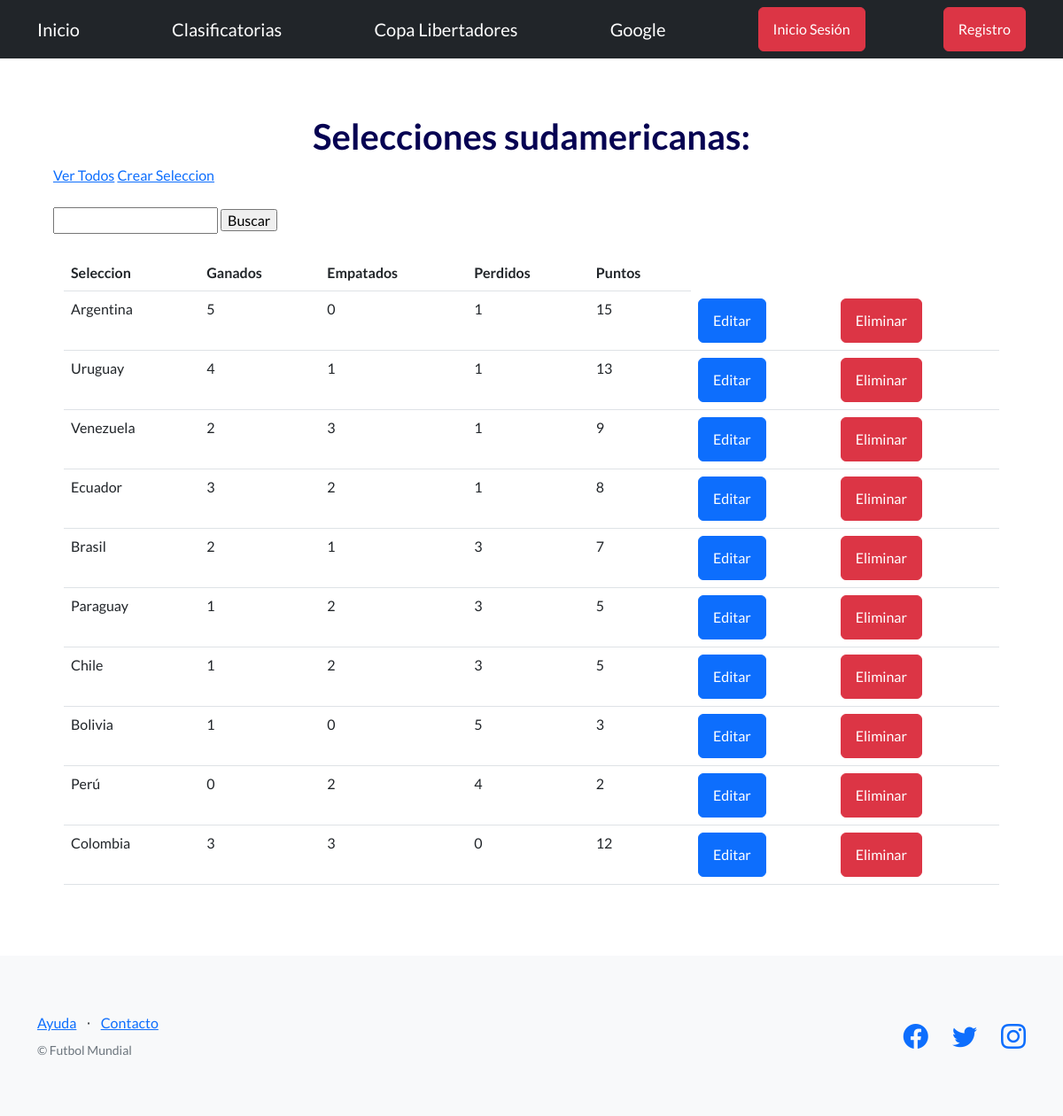
Screenshot of /futbol/selecciones/ with the database file from the repository.
### control/models.py (models this page shows, shortened)
class Clasificatorias(models.Model):
    seleccion=models.CharField(max_length=100)
    ganados=models.IntegerField()
    empatados=models.IntegerField()
    perdidos=models.IntegerField()
    puntos=models.IntegerField()

### control/views.py (the view)
# urls.py: path("selecciones/", selecciones, name="selecciones"),
def selecciones(request):
    contexto = {
        "equipos": Clasificatorias.objects.all(),
    }
    http_response = render(
        request=request,
        template_name='control/lista_selecciones.html',
        context=contexto,
    )
    return http_response

### control/templates/control/lista_selecciones.html (shortened to what this page needs)
{% extends "base.html" %}
{% block contenido %}
<h1 style="color: rgb(6, 2, 82);">
    <div style="text-align: center;">
     Selecciones sudamericanas:
    </div>
</h1>
<a href="{% url 'selecciones' %}">Ver Todos</a>
<a href="{% url 'crear_seleccion' %}">Crear Seleccion</a>
<br><br>
<form action="{% url 'buscar_seleccion' %}" method="post">
  <input type="text" name="busqueda">
  <input type="submit" value="Buscar">
</form>
<br>
<div class="container">
<table class="table">
    <tbody>
      <tr>
        <th>Seleccion</th>
        <th>Ganados</th>
        <th>Empatados</th>
        <th>Perdidos</th>
        <th>Puntos</th>
      </tr>
      {% for equipo in equipos %}
      <tr>
        <td>{{ equipo.seleccion }}</td>
        <td>{{ equipo.ganados }}</td>
        <td>{{ equipo.empatados }}</td>
        <td>{{ equipo.perdidos }}</td>
        <td>{{ equipo.puntos }}</td>
        <td>
            <a class="btn btn-primary" href="{% url 'editar_seleccion' equipo.id %}">Editar</a>
          </td>
        <td>
            <form action="{% url 'eliminar_seleccion' equipo.id %}" method="post">
              <input type="submit" class="btn btn-danger" value="Eliminar"/>
            </form>
          </td>
      </tr>
    {% endfor %}
    </tbody>
  </table>
</div>
{% endblock contenido %}

### templates_base/base.html (shortened to what this page needs)
{% load static %}
<!DOCTYPE html>
<html lang="en">
    <head>
        <link href="https://cdn.jsdelivr.net/npm/bootstrap-icons@1.5.0/font/bootstrap-icons.css" rel="stylesheet" type="text/css" />
        <link href="{% static 'css/styles.css' %}" rel="stylesheet" />
    </head>
    <body>
        <nav class="navbar navbar-dark bg-dark static-top">
            <div class="container">
                    <a class="navbar-brand" href="{% url 'inicio' %}">Inicio</a>
                    <a class="navbar-brand" href="{% url 'selecciones' %}">Clasificatorias</a>
                    <a class="navbar-brand" href="{% url 'copa' %}">Copa Libertadores</a>
                    <a class="navbar-brand" href="https://www.google.com">Google</a>
                    {% if user.is_authenticated %}
                    <a class="btn btn-danger" href="{% url 'logout' %}">Cierre Sesión</a>
                    {% else %}
                    <a class="btn btn-danger" href="{% url 'login' %}">Inicio Sesión</a>
                    <a class="btn btn-danger" href="{% url 'registro' %}">Registro</a>
                    {% endif %}
                </div>
            </nav>
        <section style="padding:4rem 3rem;">
                <div class="container">
                    {% block contenido %}
                    {% endblock contenido %}
                </div>
        </section>
        <footer class="footer bg-light">
                <div class="container">
                   <div class="row">
                       <div class="col-lg-6 h-100 text-center text-lg-start my-auto">
                           <ul class="list-inline mb-2">
                               <li class="list-inline-item"><a href="#!">Ayuda</a></li>
                               <li class="list-inline-item">⋅</li>
                               <li class="list-inline-item"><a href="#!">Contacto</a></li>
                           </ul>
                           <p class="text-muted small mb-4 mb-lg-0">&copy; Futbol Mundial</p>
                       </div>
                       <div class="col-lg-6 h-100 text-center text-lg-end my-auto">
                           <ul class="list-inline mb-0">
                               <li class="list-inline-item me-4">
                                   <a href="#!"><i class="bi-facebook fs-3"></i></a>
                               </li>
                               <li class="list-inline-item me-4">
                                   <a href="https://twitter.com/coderhouse"><i class="bi-twitter fs-3"></i></a>
                               </li>
                               <li class="list-inline-item">
                                   <a href="https://www.instagram.com/futbolmundial.2109"><i class="bi-instagram fs-3"></i></a>
                               </li>
                           </ul>
                       </div>
                   </div>
               </div>
        </footer>
    </body>
</html>

### rows the page displays
Clasificatorias: seleccion "Argentina", ganados "5", empatados "0", perdidos "1", puntos "15"
Clasificatorias: seleccion "Uruguay", ganados "4", empatados "1", perdidos "1", puntos "13"
Clasificatorias: seleccion "Venezuela", ganados "2", empatados "3", perdidos "1", puntos "9"
Clasificatorias: seleccion "Ecuador", ganados "3", empatados "2", perdidos "1", puntos "8"
Clasificatorias: seleccion "Brasil", ganados "2", empatados "1", perdidos "3", puntos "7"
Clasificatorias: seleccion "Paraguay", ganados "1", empatados "2", perdidos "3", puntos "5"
Clasificatorias: seleccion "Chile", ganados "1", empatados "2", perdidos "3", puntos "5"
Clasificatorias: seleccion "Bolivia", ganados "1", empatados "0", perdidos "5", puntos "3"
Clasificatorias: seleccion "Perú", ganados "0", empatados "2", perdidos "4", puntos "2"
Clasificatorias: seleccion "Colombia", ganados "3", empatados "3", perdidos "0", puntos "12"
